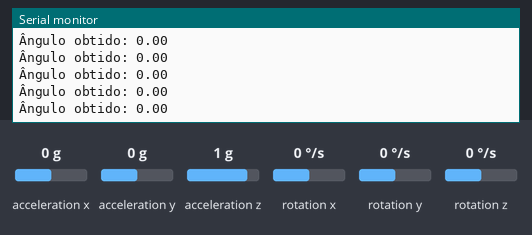
The sketch below on a simulated Arduino Uno, built with avr-gcc and run on an emulated ATmega328P. Shown: the last lines printed to the serial monitor. The test bench sets the inputs (shaded band); at power-on: acceleration y 0 g, acceleration z 1 g, acceleration x 0 g, rotation x 0 °/s, rotation y 0 °/s, rotation z 0 °/s.

Above: at 1.7 s.
1.8 s: acceleration y set to -1.4 g
At 2.9 s:
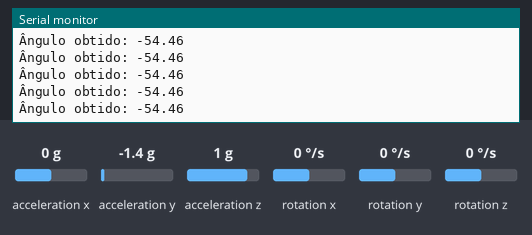
3.3 s: acceleration z set to -1.4 g
At 4.4 s:
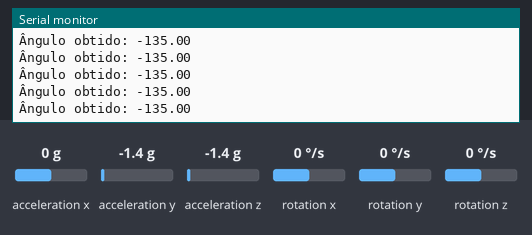
4.8 s: acceleration y set to -0.8 g
At 5.5 s:
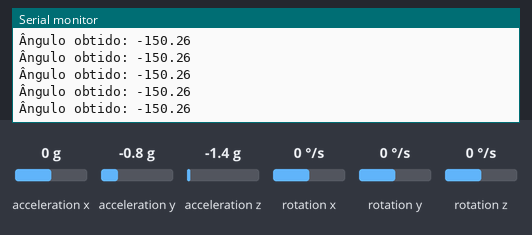
Timing chart, 0 to 7.8 s (numbered marks = the images above; inputs shaded):
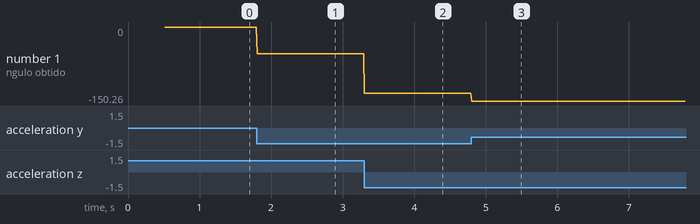

The sketch:

Acelerometro-Angulo.ino
```cpp
#include "I2Cdev.h"
#include "MPU6050_6Axis_MotionApps20.h"
#include "Wire.h"

MPU6050 mpu;
// controles MPU e variaveis de status
bool dmpPronto = false;
uint8_t mpuStatusInterrupcao;
uint8_t statusDispositivo;
uint16_t tamanhoInformacao;
uint16_t contadorFIFO;
uint8_t bufferFIFO[64];

// variaveis de orientacao e movimento
Quaternion q; // [w, x, y, z]
VectorFloat gravidade; // [x, y, z] vetor da forca da gravidade
float ypr[3]; // [yaw, pitch, roll]
float angulo;

void setup() {
  Serial.begin(115200);
  Wire.begin();
  Serial.println("Inicializando dispositivos I2C...");
  mpu.initialize();
  Serial.println("Teste de conexao com o dispositivo MPU5060...");
  Serial.println(mpu.testConnection() ? "Conexao com sucesso com o MPU6050." : "A conexao com o MPU6050 falhou.");
  statusDispositivo = mpu.dmpInitialize();
  //Colocar aqui os dados obtidos na calibração do MPU 6050, cada configuração tem o seus próprios valores
  mpu.setXAccelOffset(-711);
  mpu.setYAccelOffset(1057);
  mpu.setZAccelOffset(1368);
  mpu.setXGyroOffset(14);
  mpu.setYGyroOffset(-22);
  mpu.setZGyroOffset(0);
  if (statusDispositivo == 0) {
    // ligar o DMP (Digital motion Processor)
    mpu.setDMPEnabled(true);
    dmpPronto = true;
    tamanhoInformacao = mpu.dmpGetFIFOPacketSize();
  } else {
    Serial.print("Inicializacao DMP falhou (codigo ");
    Serial.print(statusDispositivo);
    Serial.println(")");
  }
}

void loop() {
  if (!dmpPronto) {
    return;
  }
  // Espera pela interrupcao do MPU ou informacao extra
  while (contadorFIFO < tamanhoInformacao) {
    contadorFIFO = mpu.getFIFOCount();
  }
  if (contadorFIFO >= 1024) {
    mpu.resetFIFO();
    contadorFIFO = mpu.getFIFOCount();
    Serial.println(F("FIFO overflow!"));
  } else {
    // espera pelo tamanho da informacao correta
    while (contadorFIFO < tamanhoInformacao) {
      contadorFIFO = mpu.getFIFOCount();
    }
    mpu.getFIFOBytes(bufferFIFO, tamanhoInformacao);
    contadorFIFO -= tamanhoInformacao;
  }
  mpu.dmpGetQuaternion(&q, bufferFIFO);
  mpu.dmpGetGravity(&gravidade, &q);
  mpu.dmpGetYawPitchRoll(ypr, &q, &gravidade);
  //Utilização do Roll como valor do ângulo considerando montagem do acelerômetro
  angulo = ypr[2] * RAD_TO_DEG; // Converte o valor ypr[2] para ângulo em graus
  Serial.print("Ângulo obtido: ");
  Serial.println(angulo);
}
```

Measured:
- after the input at 1.8 s, the serial monitor: prints a new line at once (image 1)
- after the input at 3.3 s, the serial monitor: prints a new line at once (image 2)
- after the input at 4.8 s, the serial monitor: prints a new line at once (image 3)
- plotted number 1: 0 → -54.46 after the input at 1.8 s, -54.46 → -135 after the input at 3.3 s, -135 → -15 after the input at 4.8 s
